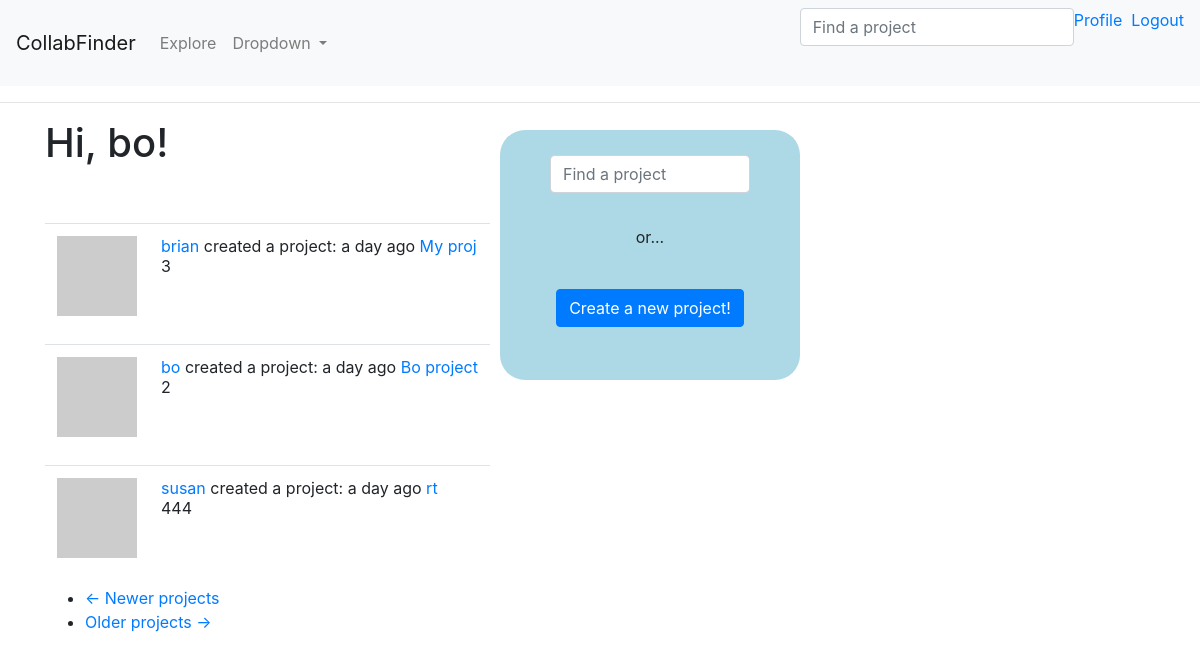
Page /explore (signed in) on the committed database.
### app/models.py (models this page shows, shortened)
class User(UserMixin, db.Model):
    id = db.Column(db.Integer, primary_key=True)
    username = db.Column(db.String(64), index=True, unique=True)
    role_id = db.Column(db.Integer, db.ForeignKey('role.id'))
    email = db.Column(db.String(120), index=True, unique=True)
    password_hash = db.Column(db.String(128))
    projects = db.relationship('Project', backref='creator', lazy='dynamic') # only keep for ProjMember __init__?
    about_me = db.Column(db.String(140))
    last_seen = db.Column(db.DateTime, default=datetime.utcnow)
    followed = db.relationship( # Looking at relationship from follower (one) --> following (many), this yield the right side (those followed)
        'User', secondary=followers, #Self-ref, association table
        primaryjoin=(followers.c.follower_id == id), #condition to join left side (follower) w/ assoc. table
        secondaryjoin=(followers.c.followed_id == id),
        backref=db.backref('followers', lazy='dynamic'), lazy='dynamic') #defines how this relationship will be accessed from the right side entity
    proj_requests = db.relationship('JoinRequest', back_populates='user',
                        lazy='dynamic',cascade="all, delete-orphan") # cascade to remove
    last_notif_read_time = db.Column(db.DateTime)
    member_of = db.relationship('ProjMember',back_populates='user',
                        lazy='dynamic',cascade="all, delete-orphan")
    def __init__(self, **kwargs):
        super(User, self).__init__(**kwargs)
        if self.role is None: # lint error because backrefd
            if self.email in current_app.config['ADMINS']:
                self.role = Role.query.filter_by(name='Admin').first()
            if self.role is None:
                self.role = Role.query.filter_by(default=True).first()
    def avatar(self, size):
        digest = md5(self.email.lower().encode('utf-8')).hexdigest()
        return 'https://www.gravatar.com/avatar/{}?d=identicon&s={}'.format(digest, size)

class Project(SearchableMixin, db.Model):
    __searchable__ = ['category','name','descr'] # add 'tags' and 'wanted_positions' when JSON figured out
    id = db.Column(db.Integer, primary_key=True)
    category = db.Column(db.String(60))
    name = db.Column(db.String(60))
    descr = db.Column(db.String(140))
    skill_level = db.Column(db.String(20))
    setting = db.Column(db.String(20))
    chat_link = db.Column(db.String(512)) # Discord, slack etc.
    language = db.Column(db.String(5))
    timestamp = db.Column(db.DateTime, index=True, default=datetime.utcnow) # index to retrieve projs in chron. order
    user_id = db.Column(db.Integer, db.ForeignKey('user.id')) #creator ID (want this to be many to one: many creator to one proj)
    __mapper_args__ = {'polymorphic_on': category}
    tags = db.relationship( # Looking at relationship from project (one) --> tags (many)
        'Tag', secondary=tag_map, #Self-ref, association table
        backref=db.backref('tag_map', lazy='dynamic'), lazy='dynamic') #defines how this relationship will be accessed from the right side entity
    wanted_positions = db.relationship( # represented by 'w_pos' for kind arg in tag functions
        'Position', secondary=position_map,
        backref=db.backref('position_map', lazy='dynamic'), lazy='dynamic')
    user_requests = db.relationship('JoinRequest', back_populates='project',cascade="all, delete-orphan", lazy='dynamic') # try setting to __tablename__
    members = db.relationship('ProjMember',back_populates='project',
                        lazy='dynamic',cascade="all, delete-orphan")

class Learning(Project):
    __mapper_args__ = {'polymorphic_identity': 'learning'}
    id = db.Column(db.Integer, db.ForeignKey('project.id'), primary_key=True)
    field_name = 'learning' #SelectField option in form
    pace = db.Column(db.String(60))
    learning_category = db.Column(db.String(60))
    subject = db.Column(db.String(60)) #still have to figure out how to implement this
    resource = db.Column(db.String(70)) #can be textbook, playlist, etc.

class SearchableMixin(object):
    @classmethod
    def before_commit(cls, session):
        session._changes = {
            'add': list(session.new),
            'update': list(session.dirty),
            'delete': list(session.deleted)
        }
    @classmethod
    def after_commit(cls, session):
        for obj in session._changes['add']:
            if isinstance(obj, SearchableMixin):
                add_to_index(obj.__tablename__, obj)
        for obj in session._changes['update']:
            if isinstance(obj, SearchableMixin):
                add_to_index(obj.__tablename__, obj)
        for obj in session._changes['delete']:
            if isinstance(obj, SearchableMixin):
                remove_from_index(obj.__tablename__, obj)
        session._changes = None

class Project(SearchableMixin, db.Model):
    __searchable__ = ['category','name','descr'] # add 'tags' and 'wanted_positions' when JSON figured out
    id = db.Column(db.Integer, primary_key=True)
    category = db.Column(db.String(60))
    name = db.Column(db.String(60))
    descr = db.Column(db.String(140))
    skill_level = db.Column(db.String(20))
    setting = db.Column(db.String(20))
    chat_link = db.Column(db.String(512)) # Discord, slack etc.
    language = db.Column(db.String(5))
    timestamp = db.Column(db.DateTime, index=True, default=datetime.utcnow) # index to retrieve projs in chron. order
    user_id = db.Column(db.Integer, db.ForeignKey('user.id')) #creator ID (want this to be many to one: many creator to one proj)
    __mapper_args__ = {'polymorphic_on': category}
    tags = db.relationship( # Looking at relationship from project (one) --> tags (many)
        'Tag', secondary=tag_map, #Self-ref, association table
        backref=db.backref('tag_map', lazy='dynamic'), lazy='dynamic') #defines how this relationship will be accessed from the right side entity
    wanted_positions = db.relationship( # represented by 'w_pos' for kind arg in tag functions
        'Position', secondary=position_map,
        backref=db.backref('position_map', lazy='dynamic'), lazy='dynamic')
    user_requests = db.relationship('JoinRequest', back_populates='project',cascade="all, delete-orphan", lazy='dynamic') # try setting to __tablename__
    members = db.relationship('ProjMember',back_populates='project',
                        lazy='dynamic',cascade="all, delete-orphan")

### app/main/routes.py (the view)
@bp.route('/explore')
@login_required
def explore():
    page = request.args.get('page', 1, type=int)
    projects = Project.query.order_by(Project.timestamp.desc()).paginate(
        page, current_app.config['PROJECTS_PER_PAGE'], False)
    next_url = url_for('main.explore', page=projects.next_num) \
        if projects.has_next else None
    prev_url = url_for('main.explore', page=projects.prev_num) \
        if projects.has_prev else None
    return render_template('index.html', title=_('Explore'),
                           projects=projects.items, next_url=next_url,
                           prev_url=prev_url)

### app/main/forms.py
class SearchForm(FlaskForm):
    q = StringField(_l('Find a project'), validators=[DataRequired()])
    def __init__(self, *args, **kwargs):
        if 'formdata' not in kwargs:
            kwargs['formdata'] = request.args # for the GET request
        if 'csrf_enabled' not in kwargs:
            kwargs['csrf_enabled'] = False
        super(SearchForm, self).__init__(*args, **kwargs)

### app/main/__init__.py (called while the page is built)
@bp.app_context_processor
def inject_permissions(proj=None):
    if proj:
        return dict(Permission=ProjPerm)
    else:
        return dict(Permission=SitePerm)

### app/main/routes.py (called while the page is built)
@bp.before_app_request
def before_request():
    if current_user.is_authenticated:
        current_user.last_seen = datetime.utcnow()
        db.session.commit()
    g.search_form = SearchForm() # g variable is specific to each request and each client
    g.locale = str(get_locale())

### app/models.py (called while the page is built)
@login.user_loader
def load_user(id):
    return User.query.get(int(id))

### app/templates/index.html (shortened to what this page needs)
{% extends "base.html" %}
{% block content %}
<h1>{{ _('Hi, %(username)s!', username=current_user.username) }}</h1>
<br><br>
<div class = "go_center fpage_div">
    {% if g.search_form %}
    <form class="navbar-form" method="get" action="{{ url_for('main.search') }}" style="margin-top: 25px; width: 200px; text-align: center; display: inline-block;">
        <div class="form-group">
            {{ g.search_form.q(size=20, class='form-control',
                placeholder=g.search_form.q.label.text) }}
        </div>
    </form>
    {% endif %}
    <p>or...</p><br>
    <a class="btn btn-primary" href="{{ url_for('main.create_project') }}" role="button">Create a new project!</a>
</div>
<div class='project_stream' >
    {% for project in projects %}
    {% include '_proj_pvw.html' %}
    {% endfor %}
    <nav aria-label="...">
        <ul class="pager">
            <li class="previous{% if not prev_url %} disabled{% endif %}">
                <a href="{{ prev_url or '#' }}">
                    <span aria-hidden="true">&larr;</span> {{ _('Newer projects') }}
                </a>
            </li>
            <li class="next{% if not next_url %} disabled{% endif %}">
                <a href="{{ next_url or '#' }}">
                    {{ _('Older projects') }} <span aria-hidden="true">&rarr;</span>
                </a>
            </li>
        </ul>
    </nav>
</div>
{% endblock %}

### app/templates/_proj_pvw.html
<table class="table table-hover">
    <tr>
        <td width="70px">
            <a href="{{ url_for('main.user', username=project.creator.username) }}">
                <img src="{{ project.creator.avatar(70) }}" />
            </a>
        </td>
        <td>
            <a href="{{ url_for('main.user', username=project.creator.username) }}">
                {{ project.creator.username }}
            </a>
            {{ _('%(username)s created a project: %(when)s',
                    username=user_link, when=moment(project.timestamp).fromNow()) }}
            <a href="{{url_for('main.project', project_id=project.id)}}">{{ project.name }}</a><br>
            {{ project.descr }}
        </td>
    </tr>
</table>

### app/templates/base.html (style rules this page uses)
.fpage_div { background-color: lightblue; text-align: center; width: 300px; height: 250px; border-radius: 25px; margin-top: 30px; }
.go_center { position: absolute; left: 50%; margin-left: -100px; text-align: center; display: inline-block; top:100; z-index: 1; }
.project_stream { position:absolute; margin-left: 0px; }

### rows in the picture
Learning: creator.username "brian", name "My proj", descr "3"
Learning: creator.username "bo", name "Bo project", descr "2"
Learning: creator.username "susan", name "rt", descr "444"
